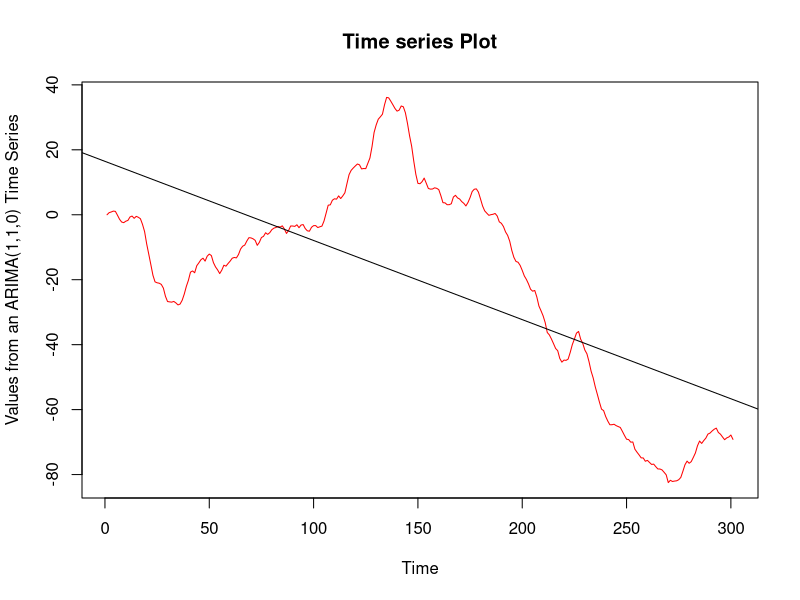
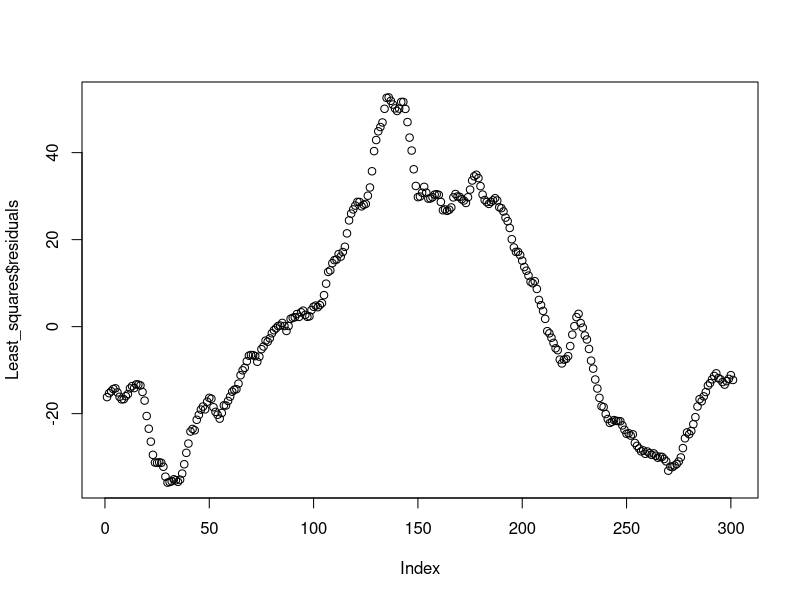
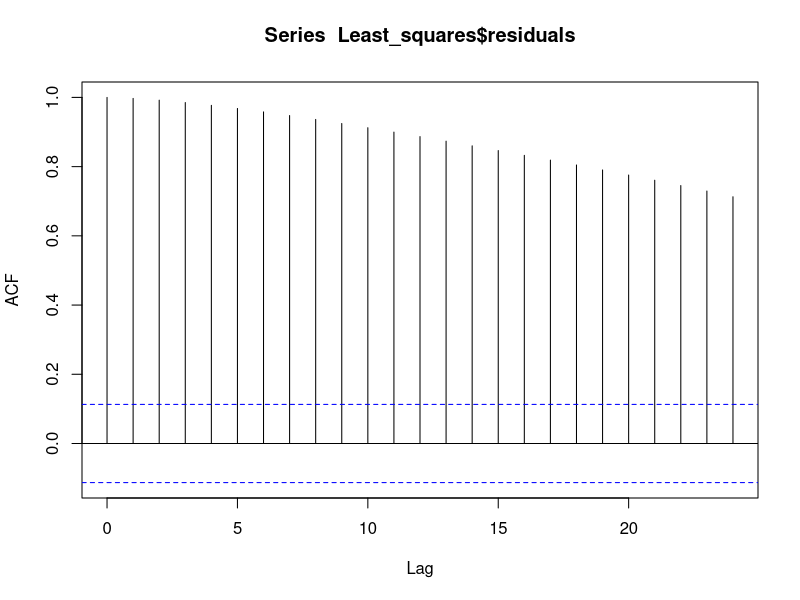
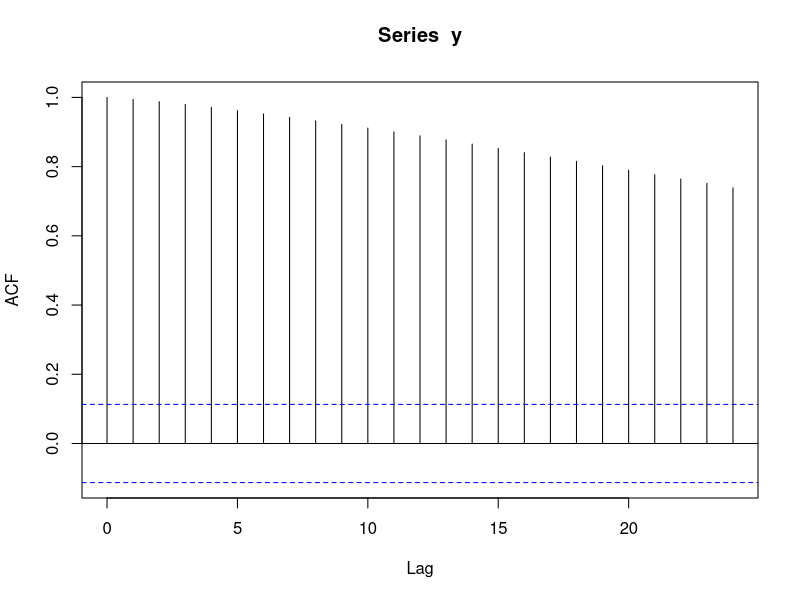
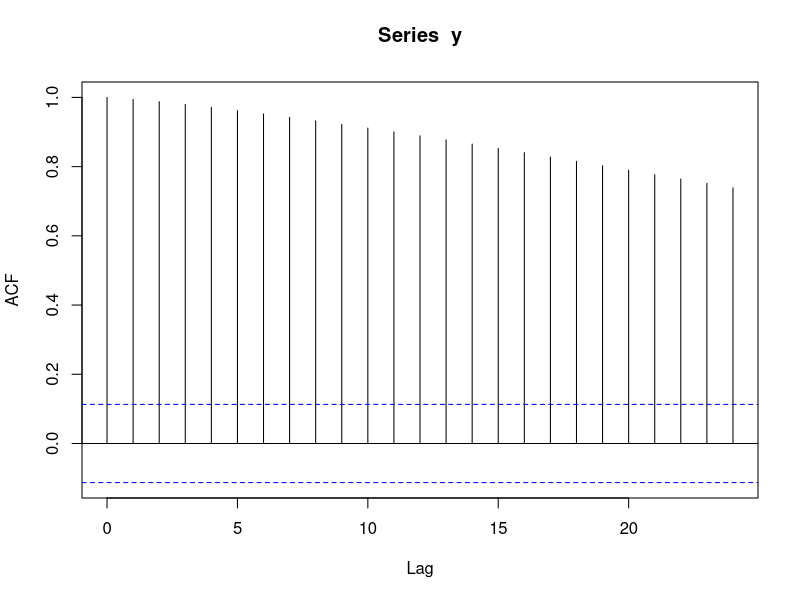
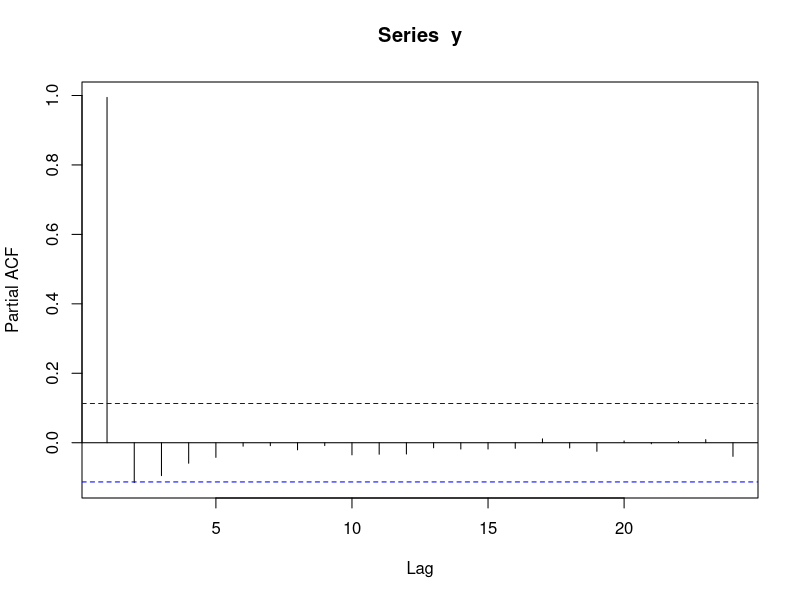
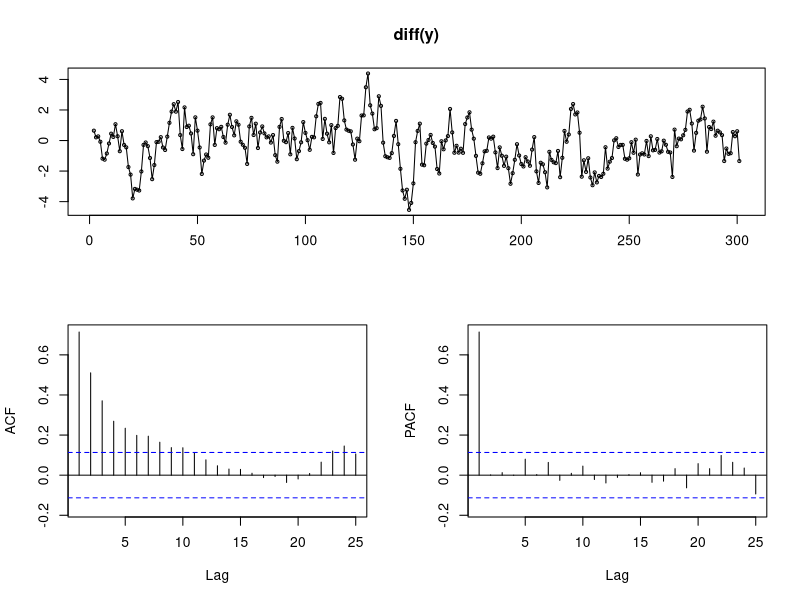
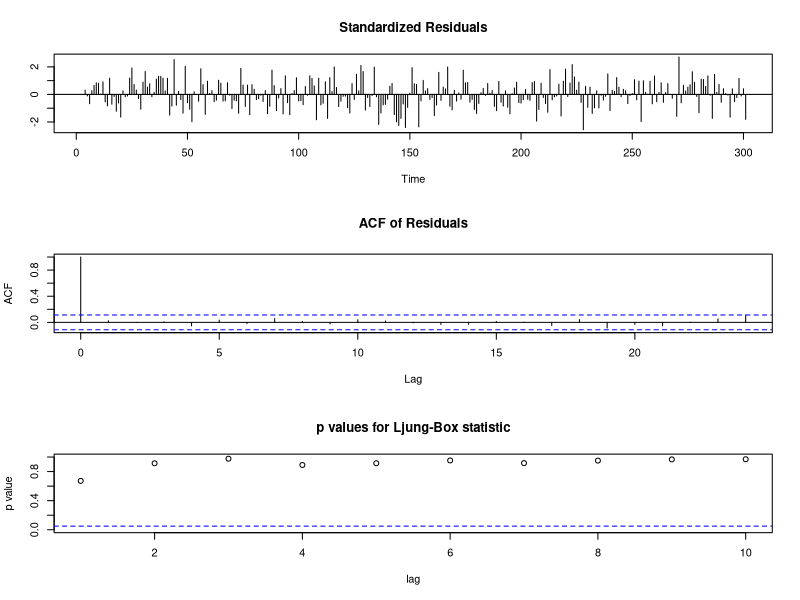

Write the R code that produced these figures, in order.
set.seed(121118); 
y=arima.sim(list(order=c(1,1,0),ar=0.7), n=300)
x<-seq(from = 1, to=301, by= 1)
plot.ts(x,y=y,plot.type = "single",type ="l", xlab="Time",ylab="Simulated 
        Values from an ARIMA(1,1,0) Time Series", main="Time series Plot",
         pch=1, col="red" )
Least_squares <- lm(y~x)
summary(Least_squares)
abline(Least_squares)
line(Least_squares$fitted.values)

#Part (iv)
plot(Least_squares$residuals)
acf(Least_squares$residuals)

acf(y,) 
acf(y, lag.max = NULL,type = "correlation",
    plot = TRUE)
acf(y, lag.max = NULL,type = "partial",
    plot = TRUE)
install.packages("forecast")
library(forecast)
tsdisplay(diff(y))

#Part (v)

fit10 <- arima(diff(y),order=c(1,0,0))
fit10$aic

fit10 <- arima(diff(y),order=c(1,0,1))
fit10$aic

fit10 <- arima(diff(y),order=c(1,1,1))
fit10$aic

fit10 <- arima(diff(y),order=c(1,0,2))
fit10$aic

fit10 <- arima(diff(y),order=c(1,2,0))
fit10$aic

fit10 <- arima(diff(y),order=c(1,2,2))
fit10$aic

tsdiag(fit10)

